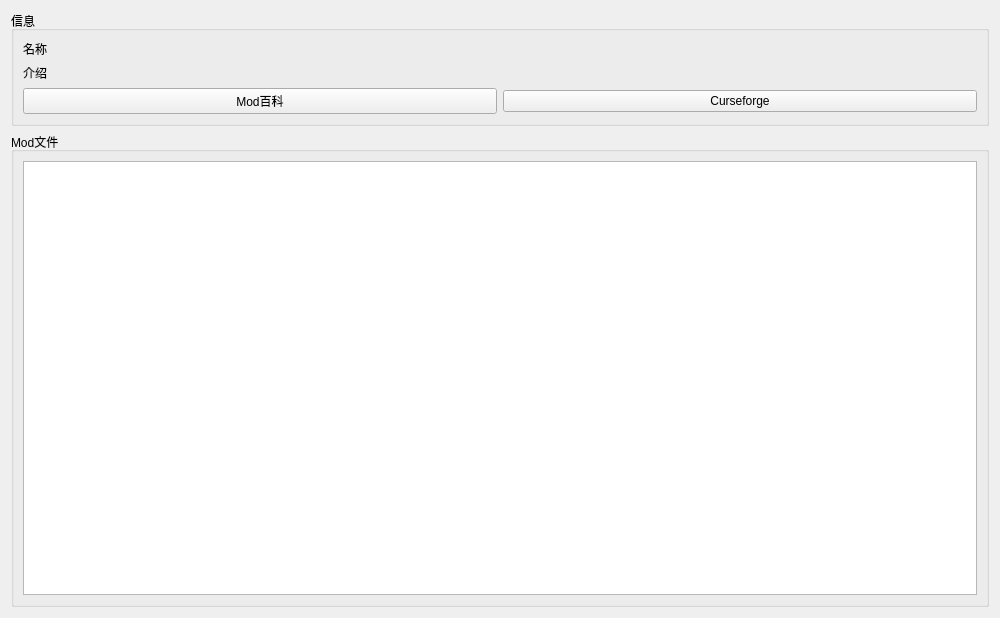
<?xml version="1.0" encoding="UTF-8"?>
<ui version="4.0">
 <class>ModDetail</class>
 <widget class="QWidget" name="ModDetail">
  <property name="geometry">
   <rect>
    <x>0</x>
    <y>0</y>
    <width>1000</width>
    <height>618</height>
   </rect>
  </property>
  <property name="windowTitle">
   <string>Mod细节</string>
  </property>
  <layout class="QGridLayout" name="gridLayout">
   <item row="0" column="0">
    <widget class="QGroupBox" name="groupBox">
     <property name="title">
      <string>信息</string>
     </property>
     <layout class="QGridLayout" name="gridLayout_2">
      <item row="2" column="0">
       <widget class="QPushButton" name="pb_mcmod">
        <property name="text">
         <string>Mod百科</string>
        </property>
       </widget>
      </item>
      <item row="2" column="1">
       <widget class="QPushButton" name="pb_curseforge">
        <property name="text">
         <string>Curseforge</string>
        </property>
       </widget>
      </item>
      <item row="0" column="0" colspan="2">
       <widget class="QLabel" name="l_name">
        <property name="text">
         <string>名称</string>
        </property>
       </widget>
      </item>
      <item row="1" column="0" colspan="2">
       <widget class="QLabel" name="l_describe">
        <property name="text">
         <string>介绍</string>
        </property>
       </widget>
      </item>
     </layout>
    </widget>
   </item>
   <item row="1" column="0">
    <widget class="QGroupBox" name="groupBox_2">
     <property name="title">
      <string>Mod文件</string>
     </property>
     <layout class="QGridLayout" name="gridLayout_3">
      <item row="0" column="0">
       <widget class="QListWidget" name="lw_modfiles"/>
      </item>
     </layout>
    </widget>
   </item>
  </layout>
 </widget>
 <resources/>
 <connections/>
</ui>
